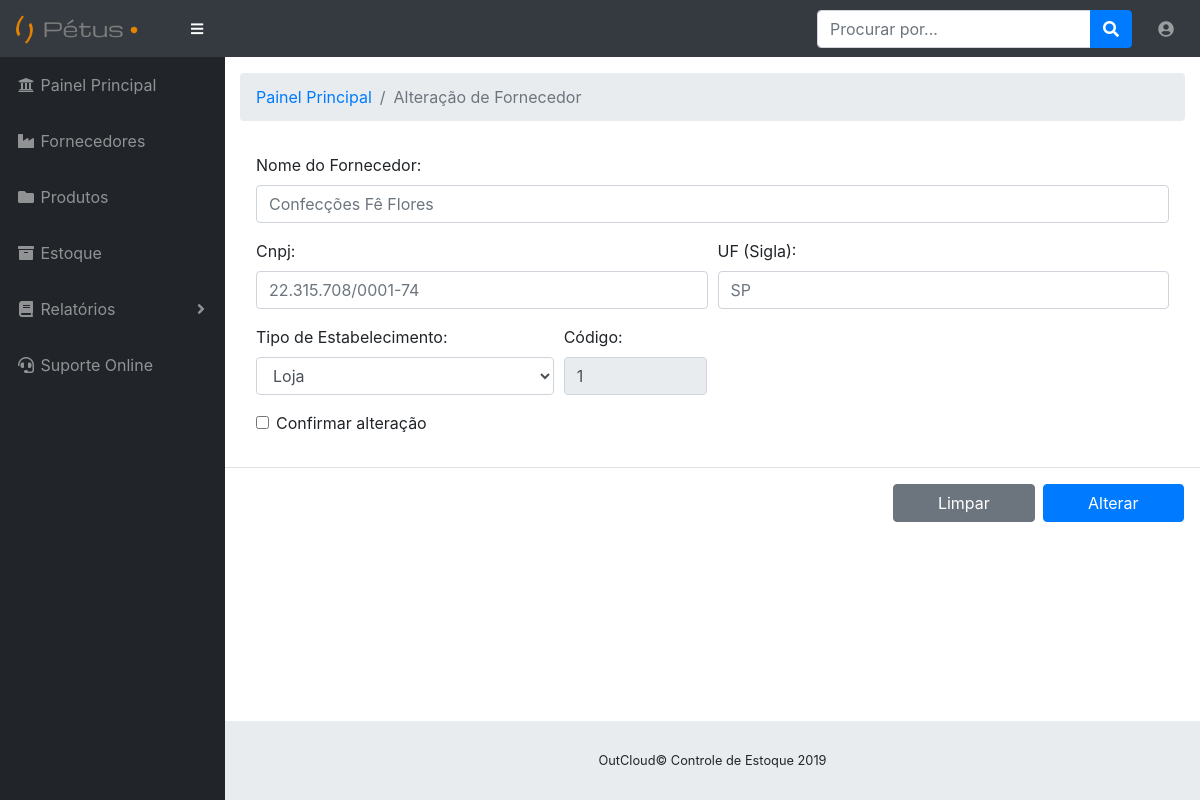
/view/select_alterar_fornecedor.php?id=1 (signed in), run on the app's committed database.
### tables this page shows
CREATE TABLE `fornecedores` (
  `id` int(11) NOT NULL,
  `nome` varchar(100) DEFAULT NULL,
  `cnpj` varchar(50) DEFAULT NULL,
  `uf` varchar(3) DEFAULT NULL,
  `tipo_estabelecimento` varchar(50) DEFAULT NULL
);

### view/select_alterar_fornecedor.php (the view, shortened to what this page needs)
<?php
require "../dao/conexao.php";
if ($_GET['id'] == "") {
  $_SESSION['select_vazio'] = true;
  header("Location:alterar_fornecedor.php");
} else {
  $id_select = $_GET['id'];
  $sql_fornec_selecionado = "SELECT * FROM fornecedores where id ='$id_select'";
  $result_fornec_selecionado = mysqli_query($conexao, $sql_fornec_selecionado);
  $dados_fornec_selecionado = mysqli_fetch_array($result_fornec_selecionado);
  ?>
  <!DOCTYPE html>
  <html lang="en">
  <head>
    <link href="../vendor/fontawesome-free/css/all.min.css" rel="stylesheet" type="text/css">
    <link href="../vendor/datatables/dataTables.bootstrap4.css" rel="stylesheet">
    <link href="../css/sb-admin.css" rel="stylesheet">
  </head>
  <body id="page-top">
    <?php
      include_once "nav.php";
      ?>
    <div id="wrapper">
      <?php
        include_once "menu.php";
        ?>
      <div id="content-wrapper">
        <div class="container-fluid">
          <ol class="breadcrumb">
            <li class="breadcrumb-item">
              <a href="painel.php">Painel Principal</a>
            </li>
            <li class="breadcrumb-item active">Alteração de Fornecedor</li>
          </ol>
          <form method="POST" action="../valida/valida_alter_fornec.php">
            <div class="modal-body">
              <div class="form-group">
                <label for="inputAddress">Nome do Fornecedor:</label>
                <input type="text" name="novo_nome" class="form-control" id="nome_fornecedor" placeholder="<?php echo $dados_fornec_selecionado['nome'] ?>">
              </div>
              <div class="form-row">
                <div class="form-group col-md-6">
                  <label for="inputEmail4">Cnpj:</label>
                  <input type="text" name="novo_cnpj" class="form-control" id="cnpj" placeholder="<?php echo $dados_fornec_selecionado['cnpj'] ?>">
                </div>
                <div class="form-group col-md-6">
                  <label for="tipo_produto">UF (Sigla):</label>
                  <input type="text" name="novo_uf" class="form-control" id="uf" placeholder="<?php echo $dados_fornec_selecionado['uf'] ?>">
                </div>
              </div>
              <div class="form-row">
                <div class="form-group col-md-4">
                  <label for="quantidade">Tipo de Estabelecimento:</label>
                  <select id="inputState" name="novo_estabelecimento" class="form-control">
                    <option value="" selected require><?php echo $dados_fornec_selecionado['tipo_estabelecimento'] ?></option>
                  </select>
                </div>
                <div class="form-group col-md-2">
                  <label for="data">Código:</label>
                  <input class="form-control" value="<?php echo ($dados_fornec_selecionado['id']); ?>" disabled>
                </div>
              </div>
              <div class="form-group">
                <div class="form-check">
                  <input class="form-check-input" type="checkbox" id="gridCheck" required>
                  <label class="form-check-label" for="gridCheck" required>
                    Confirmar alteração
                  </label>
                </div>
              </div>
            </div>
        </div>
        <div class="modal-footer">
          <button type="button" style="width:15%" onclik="close" value="reset" class="btn btn-secondary" data-dismiss="modal-body">Limpar</button>
          <button type="submit" style="width:15%" name="alterar" class="btn btn-primary"><div style="color:white">Alterar</div></button>
        </div>
      </div>
    </div>
    <footer class="sticky-footer">
      <div class="container my-auto">
        <div class="copyright text-center my-auto">
        <span>OutCloud© Controle de Estoque 2019</span>
        </div>
      </div>
    </footer>
  </body>
  </html>
<?php } ?>

### data on the page
fornecedores: novo_nome "Confecções Fê Flores", novo_cnpj "22.315.708/0001-74", novo_uf "SP", novo_estabelecimento "Loja", id "1"
